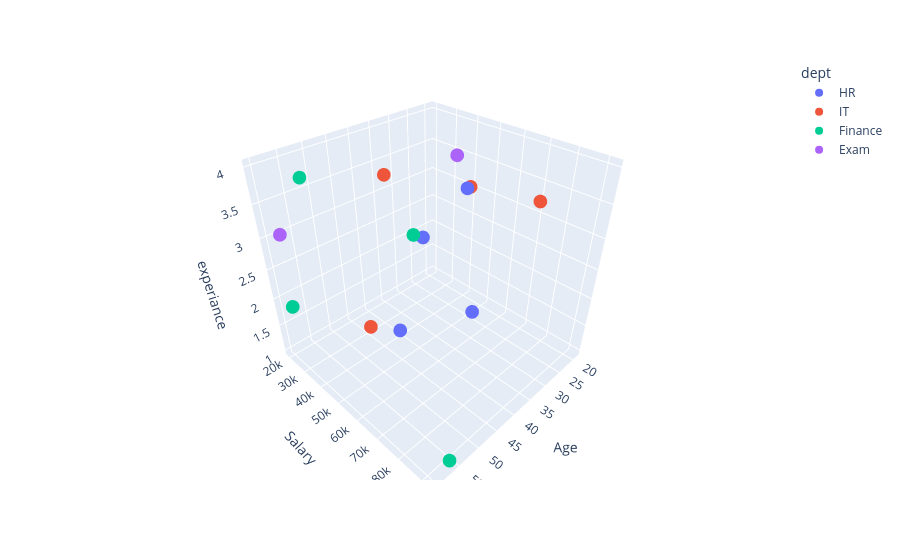

The notebook cell this image was saved under:
### Code cell
import plotly.express as px

fig = px.scatter_3d(
    df,
    x="Age",
    y="Salary",
    z="experiance",
    color="dept"
)

fig.show()

### Figure 1 — Plotly figure (JSON) as saved in the notebook; plotly's stock layout.template omitted (floating-point values rounded to 4 significant figures)
{"data": [{"hovertemplate": "dept=HR<br>Age=%{x}<br>Salary=%{y}<br>experiance=%{z}<extra></extra>", "legendgroup": "HR", "marker": {"color": "#636efa", "symbol": "circle"}, "mode": "markers", "name": "HR", "scene": "scene", "showlegend": true, "type": "scatter3d", "x": [25, 20, 50, 37], "y": [25000, 40000, 60000, 70000], "z": [2, 3, 2, 2]}, {"hovertemplate": "dept=IT<br>Age=%{x}<br>Salary=%{y}<br>experiance=%{z}<extra></extra>", "legendgroup": "IT", "marker": {"color": "#EF553B", "symbol": "circle"}, "mode": "markers", "name": "IT", "scene": "scene", "showlegend": true, "type": "scatter3d", "x": [44, 47, 37, 19], "y": [30000, 50000, 90000, 40000], "z": [1, 4, 4, 3]}, {"hovertemplate": "dept=Finance<br>Age=%{x}<br>Salary=%{y}<br>experiance=%{z}<extra></extra>", "legendgroup": "Finance", "marker": {"color": "#00cc96", "symbol": "circle"}, "mode": "markers", "name": "Finance", "scene": "scene", "showlegend": true, "type": "scatter3d", "x": [57, 60, 56, 41], "y": [35000, 26000, 92000, 50000], "z": [4, 2, 1, 3]}, {"hovertemplate": "dept=Exam<br>Age=%{x}<br>Salary=%{y}<br>experiance=%{z}<extra></extra>", "legendgroup": "Exam", "marker": {"color": "#ab63fa", "symbol": "circle"}, "mode": "markers", "name": "Exam", "scene": "scene", "showlegend": true, "type": "scatter3d", "x": [58, 33], "y": [20000, 55000], "z": [3, 4]}], "layout": {"legend": {"title": {"text": "dept"}, "tracegroupgap": 0}, "margin": {"t": 60}, "scene": {"domain": {"x": [0, 1], "y": [0, 1]}, "xaxis": {"title": {"text": "Age"}}, "yaxis": {"title": {"text": "Salary"}}, "zaxis": {"title": {"text": "experiance"}}}}}
